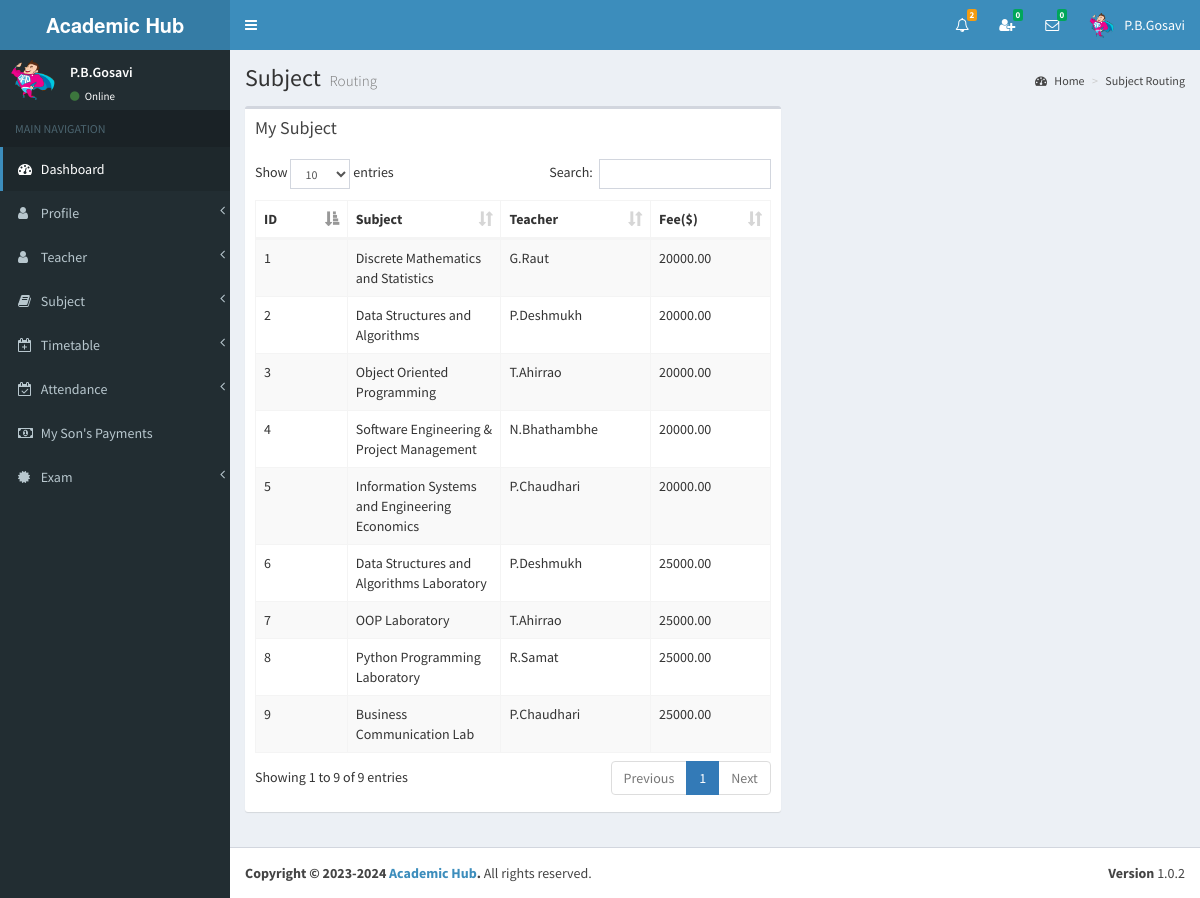
The app's page /view/my_sons_subject.php (signed in) with its own data.
### tables this page shows
CREATE TABLE `parents` (
  `id` int(11) NOT NULL,
  `index_number` varchar(255) NOT NULL,
  `my_son_index` bigint(11) NOT NULL,
  `full_name` varchar(255) NOT NULL,
  `i_name` varchar(255) NOT NULL,
  `gender` varchar(255) NOT NULL,
  `address` varchar(255) NOT NULL,
  `phone` varchar(255) NOT NULL,
  `email` varchar(255) NOT NULL,
  `image_name` varchar(255) NOT NULL,
  `b_date` date NOT NULL,
  `reg_date` date NOT NULL,
  `reg_year` year(4) NOT NULL,
  `reg_month` varchar(255) NOT NULL,
  `_status` varchar(255) NOT NULL
);

CREATE TABLE `subject_routing` (
  `id` int(11) NOT NULL,
  `grade_id` int(11) NOT NULL,
  `subject_id` int(11) NOT NULL,
  `teacher_id` int(11) NOT NULL,
  `fee` double(11,2) NOT NULL
);

CREATE TABLE `subject` (
  `id` int(11) NOT NULL,
  `name` varchar(255) NOT NULL
);

CREATE TABLE `teacher` (
  `id` int(11) NOT NULL,
  `full_name` varchar(255) NOT NULL,
  `i_name` varchar(255) NOT NULL,
  `gender` varchar(255) NOT NULL,
  `address` varchar(255) NOT NULL,
  `phone` varchar(255) NOT NULL,
  `email` varchar(255) NOT NULL,
  `image_name` varchar(255) NOT NULL,
  `index_number` bigint(11) NOT NULL,
  `reg_date` date NOT NULL
);

### view/my_sons_subject.php (the view, shortened to what this page needs)
<?php include_once('head.php'); ?>
<?php include_once('header_parents.php'); ?>
<?php include_once('sidebar3.php'); ?>
<div class="content-wrapper">
    <section class="content-header">
    	<h1>
        	Subject
            <small>Routing</small>
        </h1>
        <ol class="breadcrumb">
        	<li><a href="#"><i class="fa fa-dashboard"></i> Home</a></li>
            <li><a href="#">Subject Routing</a></li>
        </ol>
	</section>
	<section class="content" >
    	<div class="row" id="table1">
        	<div class="col-md-7">
            	<div class="box">
                	<div class="box-header">
                  		<h3 class="box-title">My Subject</h3>
                	</div>
                	<div class="box-body table-responsive">
                		<table id="example1" class="table table-bordered table-striped">
                            <thead>
                                <th class="col-md-1">ID</th>
                                <th class="col-md-1">Subject</th>
                                <th class="col-md-1">Teacher</th>
                                <th class="col-md-1">Fee($)</th>
                            </thead>
                        	<tbody>
<?php
include_once('../controller/config.php');
$index=$_SESSION["index_number"];
$current_year=date('Y');
$sql1="SELECT * FROM parents WHERE index_number='$index'";
$result1=mysqli_query($conn,$sql1);
$row1=mysqli_fetch_assoc($result1);
$my_son_index=$row1['my_son_index'];
$sql="select subject_routing.id as sr_id,subject_routing.fee as s_fee,grade.name as g_name,subject.name as s_name,teacher.i_name as t_name
	  from student_subject
	  inner join subject_routing
      on student_subject.sr_id=subject_routing.id
	  inner join grade
      on subject_routing.grade_id=grade.id
      inner join subject
      on subject_routing.subject_id=subject.id
      inner join teacher
      on subject_routing.teacher_id=teacher.id
	  where student_subject.index_number='$my_son_index' and year='$current_year'";
$result=mysqli_query($conn,$sql);
$count = 0;
if(mysqli_num_rows($result) > 0) {
	while($row=mysqli_fetch_assoc($result)){
		$count++;
?>
                                <tr>
                                    <td><?php echo $count; ?></td>
               						<td><?php echo $row['s_name']; ?></td>
               						<td><?php echo $row['t_name']; ?></td>
               						<td><?php echo $row['s_fee']; ?></td>
                            	</tr>
<?php } } ?>
                        	</tbody>
                    	</table>
                	</div>
            	</div>
        	</div>
    	</div>
	</section>
</div>
<?php include_once('footer.php');?>

### view/header_parents.php (shortened to what this page needs)
<body class="hold-transition skin-blue sidebar-mini" >
<div class="wrapper">
  <header class="main-header" >
    <a href="" class="logo">
      <span class="logo-lg"><strong>Academic Hub </strong></span>
    </a>
    <nav class="navbar navbar-static-top">
		<a href="#" class="sidebar-toggle" data-toggle="offcanvas" role="button">
       	</a>
		<div class="navbar-custom-menu">
			<ul class="nav navbar-nav">
              <li class="dropdown notifications-menu">
                <a href="#" class="dropdown-toggle" data-toggle="dropdown">
                  <i class="fa fa-bell-o"></i>
<?php
include_once('../controller/config.php');
$my_type=$_SESSION["type"];
$my_index=$_SESSION["index_number"];
if($my_type == 'Parents'){
	$sql1="SELECT COUNT(id) FROM notification_history WHERE user_type='Parents' AND index_number='$my_index' AND _isread='0'";
	$result1=mysqli_query($conn,$sql1);
	$row1=mysqli_fetch_assoc($result1);
	$notfi_count=$row1['COUNT(id)'];
?>
                  <span class="label label-warning"><?php echo $notfi_count; ?></span>
                </a>
              </li>
<?php }  ?>
<?php
include_once('../controller/config.php');
$my_index=$_SESSION["index_number"];
$my_type=$_SESSION["type"];
$sql="SELECT count(id)
      FROM my_friends
      WHERE my_index='$my_index' AND _status='Pending' AND _isread='0'";
$result=mysqli_query($conn,$sql);
$row=mysqli_fetch_assoc($result);
$unread_count=$row['count(id)'];
?>
              <li class="dropdown messages-menu"  id="friend_request">
              	<a href="#" class="dropdown-toggle" data-toggle="dropdown" onClick="showFriendRequest('<?php echo $my_index; ?>','<?php echo $my_type; ?>')">
                  <i class="fa fa-user-plus"></i>
                  <span class="label label-success"><?php echo $unread_count; ?></span>
                </a>
              </li>
<?php
include_once('../controller/config.php');
$my_index=$_SESSION["index_number"];
$unread_msg_count=0;
$sql="SELECT * FROM my_friends WHERE my_index='$my_index'";
$result=mysqli_query($conn,$sql);
while($row=mysqli_fetch_assoc($result)){
	$friend_index=$row['friend_index'];
	$sql1="SELECT count(id)
		  FROM online_chat
		  WHERE user_index='$friend_index' AND _isread='0'";
	$result1=mysqli_query($conn,$sql1);
	$row1=mysqli_fetch_assoc($result1);
	$unread_msg_count+=$row1['count(id)'];
}
?>
              <li class="dropdown messages-menu" id="unread_msg">
                <a href="#" class="dropdown-toggle" data-toggle="dropdown" >
                  <i class="fa fa-envelope-o"></i>
                  <span class="label label-success"><?php echo $unread_msg_count; ?></span>
                </a>
<?php
include_once('../controller/config.php');
$index=$_SESSION["index_number"];
$type=$_SESSION["type"];
$time='';
$file_path='';
	$sql="SELECT
           DISTINCT conversation_id,friend_index
           FROM
              my_friends
           WHERE
              	my_index='$index'
           ORDER BY
              conversation_id";
	$result=mysqli_query($conn,$sql);
	while($row=mysqli_fetch_assoc($result)){
		$conversation_id=$row['conversation_id'];
		$friend_index=$row['friend_index'];
		$sql3="SELECT * FROM my_friends WHERE conversation_id='$conversation_id' and friend_index='$friend_index'";
		$result3=mysqli_query($conn,$sql3);
		$row3=mysqli_fetch_assoc($result3);
		$friend_type=$row3['friend_type'];
		if($friend_type == "Admin"){
			$sql1="SELECT * FROM admin WHERE index_number='$friend_index'";
			$result1=mysqli_query($conn,$sql1);
			$row1=mysqli_fetch_assoc($result1);
			$friend_name=$row1['i_name'];
			$friend_image=$row1['image_name'];
		}
		if($friend_type == "Teacher"){
			$sql1="SELECT * FROM teacher WHERE index_number='$friend_index'";
			$result1=mysqli_query($conn,$sql1);
			$row1=mysqli_fetch_assoc($result1);
			$friend_name=$row1['i_name'];
			$friend_image=$row1['image_name'];
		}
		if($friend_type == "Student"){
			$sql1="SELECT * FROM student WHERE index_number='$friend_index'";
			$result1=mysqli_query($conn,$sql1);
			$row1=mysqli_fetch_assoc($result1);
			$friend_name=$row1['i_name'];
			$friend_image=$row1['image_name'];
		}
		$sql2="SELECT * FROM online_chat WHERE conversation_id='$conversation_id' ORDER BY id DESC LIMIT 1";
		$result2=mysqli_query($conn,$sql2);
		while($row2=mysqli_fetch_assoc($result2)){
			$last_msg=$row2['msg'];
			$msg_time=$row2['time'];
			$datetime1 = new DateTime($msg_time);
			$datetime2 = new DateTime();
			$interval = $datetime1->diff($datetime2);
			$year = $interval->format('%y y ');
			$month = $interval->format('%m m ');
			$days = $interval->format('%a d');
			$hours = $interval->format('%h h');
			$minutes = $interval->format('%i mins');
			$seconds = $interval->format('%s sec');
			if($year>0){
				$time=$year;
			}else if($month>0){
				$time=$month;
			}else if($days>0){
				$time=$days;
			}else if($hours>0){
				$time=$hours;
			}else if($minutes>0){
				$time=$minutes;
			}else{
				$time=$seconds;
			}
			if($type=="Admin"){
				$file_path="my_friends.php?do=showChatBox&my_index=$index&conversation_id=$conversation_id&friend_index=$friend_index&my_type=$type";
			}
			if($type=="Teacher"){
				$file_path="my_friends2.php?do=showChatBox&my_index=$index&conversation_id=$conversation_id&friend_index=$friend_index&my_type=$type";
			}
			if($type=="Student"){
				$file_path="my_friends1.php?do=showChatBox&my_index=$index&conversation_id=$conversation_id&friend_index=$friend_index&my_type=$type";
			}
?>
                      <li>
                        <a href="<?php echo $file_path; ?>" onClick="msgRead('<?php echo $index; ?>','<?php echo $conversation_id; ?>','<?php echo $friend_index; ?>','<?php echo $type; ?>')">
                          <div class="pull-left">
                            <img src="../<?php echo $friend_image; ?>" class="img-circle" alt="User Image">
                          </div>
                          <h4>
                            <?php echo $friend_name; ?>
                            <small><i class="fa fa-clock-o"></i> <?php echo $time; ?></small>
                          </h4>
                          <p><?php echo $last_msg; ?></p>
                        </a>
                      </li>
 <?php } } ?>
              </li>
<?php
include_once('../controller/config.php');
if($type=="Parents"){
	$sql="SELECT * FROM parents WHERE index_number='$index'";
	$result=mysqli_query($conn,$sql);
	$row=mysqli_fetch_assoc($result);
}
?>
            	<li class="dropdown user user-menu">
                    <a href="#" class="dropdown-toggle" data-toggle="dropdown">
                      <img src="../<?php echo $row['image_name']; ?>" class="user-image" alt="User Image">
                      <span class="hidden-xs"><?php echo $row['i_name']; ?></span>
                    </a>
              </li>
            </ul>
        </div>
	</nav>
  </header>

### view/sidebar3.php (shortened to what this page needs)
  <aside class="main-sidebar">
    <section class="sidebar">
<?php
include_once('../controller/config.php');
$index=$_SESSION["index_number"];
$sql="SELECT * FROM parents WHERE index_number='$index'";
$result=mysqli_query($conn,$sql);
$row=mysqli_fetch_assoc($result);
$name=$row['i_name'];
$image=$row['image_name'];
?>
      <div class="user-panel">
      	<div class="pull-left image">
        	<img src="../<?php echo $image; ?>" class="img-circle" alt="User Image">
        </div>
        <div class="pull-left info">
        	<p><?php echo $name; ?></p>
            <a href="#"><i class="fa fa-circle text-success"></i> Online</a>
        </div>
      </div>
      <ul class="sidebar-menu">
        <li class="header">MAIN NAVIGATION</li>
        <li class="active treeview">
          <a href="dashboard3.php">
            <i class="fa fa-dashboard"></i> <span>Dashboard</span>
          </a>
        </li>
        <li class="treeview">
          <a href="#">
            <i class="fa fa-user"></i>
            <span>Profile</span>
            <span class="pull-right-container">
              <i class="fa fa-angle-left pull-right"></i>
            </span>
          </a>
        </li>
        <li class="treeview">
          <a href="#">
            <i class="fa fa-user"></i>
            <span>Teacher</span>
            <span class="pull-right-container">
              <i class="fa fa-angle-left pull-right"></i>
            </span>
          </a>
        </li>
        <li class="treeview">
          <a href="#">
            <i class="fa fa-book"></i>
            <span>Subject</span>
            <span class="pull-right-container">
              <i class="fa fa-angle-left pull-right"></i>
            </span>
          </a>
        </li>
         <li class="treeview">
          <a href="#">
            <i class="fa fa-calendar-plus-o"></i>
            <span>Timetable</span>
            <span class="pull-right-container">
              <i class="fa fa-angle-left pull-right"></i>
            </span>
          </a>
        </li>
         <li class="treeview">
          <a href="#">
            <i class="fa fa-calendar-check-o"></i>
            <span>Attendance</span>
            <span class="pull-right-container">
              <i class="fa fa-angle-left pull-right"></i>
            </span>
          </a>
        </li>
         <li>
          <a href="my_sons_payments.php">
            <i class="fa fa-money"></i> <span>My Son's Payments</span>
          </a>
        </li>
        <li class="treeview">
          <a href="#">
            <i class="fa fa-certificate"></i>
            <span>Exam</span>
            <span class="pull-right-container">
              <i class="fa fa-angle-left pull-right"></i>
            </span>
          </a>
        </li>
      </ul>
    </section>
  </aside>

### view/my_sons_subject.php (style rules this page uses)
body { overflow-y:scroll; }

### records on screen
parents: image_name (picture), i_name "P.B.Gosavi"
subject_routing: subject.name "Discrete Mathematics and Statistics", teacher.i_name "G.Raut", fee "20000.00"
subject_routing: subject.name "Data Structures and Algorithms", teacher.i_name "P.Deshmukh", fee "20000.00"
subject_routing: subject.name "Object Oriented Programming", teacher.i_name "T.Ahirrao", fee "20000.00"
subject_routing: subject.name "Software Engineering & Project Management", teacher.i_name "N.Bhathambhe", fee "20000.00"
subject_routing: subject.name "Information Systems and Engineering Economics", teacher.i_name "P.Chaudhari", fee "20000.00"
subject_routing: subject.name "Data Structures and Algorithms Laboratory", teacher.i_name "P.Deshmukh", fee "25000.00"
subject_routing: subject.name "OOP Laboratory", teacher.i_name "T.Ahirrao", fee "25000.00"
subject_routing: subject.name "Python Programming Laboratory", teacher.i_name "R.Samat", fee "25000.00"
subject_routing: subject.name "Business Communication Lab", teacher.i_name "P.Chaudhari", fee "25000.00"

### other values on screen
$notfi_count "2"
$unread_count "0"
$unread_msg_count "0"
